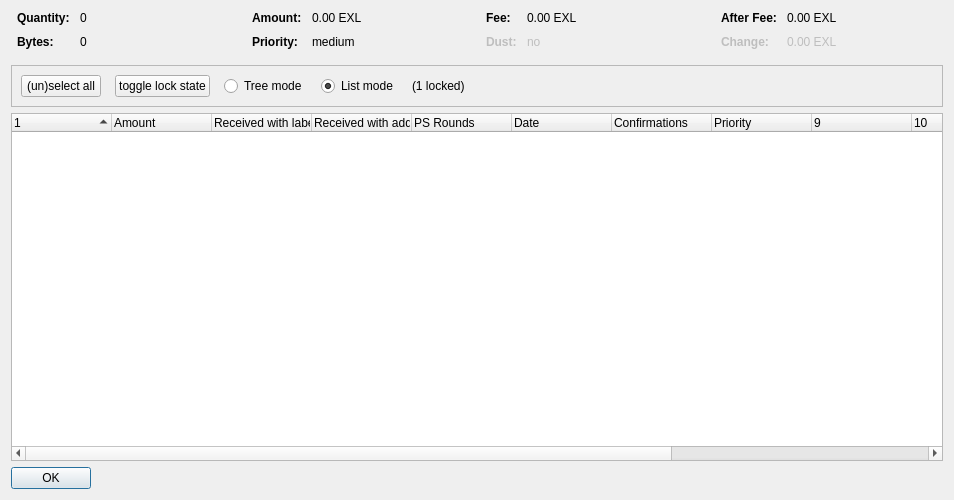
<?xml version="1.0" encoding="UTF-8"?>
<ui version="4.0">
 <class>CoinControlDialog</class>
 <widget class="QDialog" name="CoinControlDialog">
  <property name="geometry">
   <rect>
    <x>0</x>
    <y>0</y>
    <width>954</width>
    <height>500</height>
   </rect>
  </property>
  <property name="windowTitle">
   <string>Coin Selection</string>
  </property>
  <layout class="QVBoxLayout" name="verticalLayout">
   <item>
    <layout class="QHBoxLayout" name="horizontalLayoutTop" stretch="0,0,0,0">
     <property name="topMargin">
      <number>0</number>
     </property>
     <property name="bottomMargin">
      <number>10</number>
     </property>
     <item>
      <layout class="QFormLayout" name="formLayoutCoinControl1">
       <property name="horizontalSpacing">
        <number>10</number>
       </property>
       <property name="verticalSpacing">
        <number>10</number>
       </property>
       <property name="leftMargin">
        <number>6</number>
       </property>
       <property name="rightMargin">
        <number>6</number>
       </property>
       <item row="0" column="0">
        <widget class="QLabel" name="labelCoinControlQuantityText">
         <property name="font">
          <font>
           <weight>75</weight>
           <bold>true</bold>
          </font>
         </property>
         <property name="text">
          <string>Quantity:</string>
         </property>
        </widget>
       </item>
       <item row="0" column="1">
        <widget class="QLabel" name="labelCoinControlQuantity">
         <property name="cursor">
          <cursorShape>IBeamCursor</cursorShape>
         </property>
         <property name="contextMenuPolicy">
          <enum>Qt::ActionsContextMenu</enum>
         </property>
         <property name="text">
          <string notr="true">0</string>
         </property>
         <property name="textInteractionFlags">
          <set>Qt::LinksAccessibleByMouse|Qt::TextSelectableByKeyboard|Qt::TextSelectableByMouse</set>
         </property>
        </widget>
       </item>
       <item row="1" column="0">
        <widget class="QLabel" name="labelCoinControlBytesText">
         <property name="font">
          <font>
           <weight>75</weight>
           <bold>true</bold>
          </font>
         </property>
         <property name="text">
          <string>Bytes:</string>
         </property>
        </widget>
       </item>
       <item row="1" column="1">
        <widget class="QLabel" name="labelCoinControlBytes">
         <property name="cursor">
          <cursorShape>IBeamCursor</cursorShape>
         </property>
         <property name="contextMenuPolicy">
          <enum>Qt::ActionsContextMenu</enum>
         </property>
         <property name="text">
          <string notr="true">0</string>
         </property>
         <property name="textInteractionFlags">
          <set>Qt::LinksAccessibleByMouse|Qt::TextSelectableByKeyboard|Qt::TextSelectableByMouse</set>
         </property>
        </widget>
       </item>
      </layout>
     </item>
     <item>
      <layout class="QFormLayout" name="formLayoutCoinControl2">
       <property name="horizontalSpacing">
        <number>10</number>
       </property>
       <property name="verticalSpacing">
        <number>10</number>
       </property>
       <property name="leftMargin">
        <number>6</number>
       </property>
       <property name="rightMargin">
        <number>6</number>
       </property>
       <item row="0" column="0">
        <widget class="QLabel" name="labelCoinControlAmountText">
         <property name="font">
          <font>
           <weight>75</weight>
           <bold>true</bold>
          </font>
         </property>
         <property name="text">
          <string>Amount:</string>
         </property>
        </widget>
       </item>
       <item row="0" column="1">
        <widget class="QLabel" name="labelCoinControlAmount">
         <property name="cursor">
          <cursorShape>IBeamCursor</cursorShape>
         </property>
         <property name="contextMenuPolicy">
          <enum>Qt::ActionsContextMenu</enum>
         </property>
         <property name="text">
          <string notr="true">0.00 EXL</string>
         </property>
         <property name="textInteractionFlags">
          <set>Qt::LinksAccessibleByMouse|Qt::TextSelectableByKeyboard|Qt::TextSelectableByMouse</set>
         </property>
        </widget>
       </item>
       <item row="1" column="0">
        <widget class="QLabel" name="labelCoinControlPriorityText">
         <property name="font">
          <font>
           <weight>75</weight>
           <bold>true</bold>
          </font>
         </property>
         <property name="text">
          <string>Priority:</string>
         </property>
        </widget>
       </item>
       <item row="1" column="1">
        <widget class="QLabel" name="labelCoinControlPriority">
         <property name="cursor">
          <cursorShape>IBeamCursor</cursorShape>
         </property>
         <property name="contextMenuPolicy">
          <enum>Qt::ActionsContextMenu</enum>
         </property>
         <property name="text">
          <string>medium</string>
         </property>
         <property name="textInteractionFlags">
          <set>Qt::LinksAccessibleByMouse|Qt::TextSelectableByKeyboard|Qt::TextSelectableByMouse</set>
         </property>
        </widget>
       </item>
      </layout>
     </item>
     <item>
      <layout class="QFormLayout" name="formLayoutCoinControl3">
       <property name="horizontalSpacing">
        <number>10</number>
       </property>
       <property name="verticalSpacing">
        <number>10</number>
       </property>
       <property name="leftMargin">
        <number>6</number>
       </property>
       <property name="rightMargin">
        <number>6</number>
       </property>
       <item row="0" column="0">
        <widget class="QLabel" name="labelCoinControlFeeText">
         <property name="font">
          <font>
           <weight>75</weight>
           <bold>true</bold>
          </font>
         </property>
         <property name="text">
          <string>Fee:</string>
         </property>
        </widget>
       </item>
       <item row="0" column="1">
        <widget class="QLabel" name="labelCoinControlFee">
         <property name="cursor">
          <cursorShape>IBeamCursor</cursorShape>
         </property>
         <property name="contextMenuPolicy">
          <enum>Qt::ActionsContextMenu</enum>
         </property>
         <property name="text">
          <string notr="true">0.00 EXL</string>
         </property>
         <property name="textInteractionFlags">
          <set>Qt::LinksAccessibleByMouse|Qt::TextSelectableByKeyboard|Qt::TextSelectableByMouse</set>
         </property>
        </widget>
       </item>
       <item row="1" column="0">
        <widget class="QLabel" name="labelCoinControlLowOutputText">
         <property name="enabled">
          <bool>false</bool>
         </property>
         <property name="font">
          <font>
           <weight>75</weight>
           <bold>true</bold>
          </font>
         </property>
         <property name="text">
          <string>Dust:</string>
         </property>
        </widget>
       </item>
       <item row="1" column="1">
        <widget class="QLabel" name="labelCoinControlLowOutput">
         <property name="enabled">
          <bool>false</bool>
         </property>
         <property name="cursor">
          <cursorShape>IBeamCursor</cursorShape>
         </property>
         <property name="contextMenuPolicy">
          <enum>Qt::ActionsContextMenu</enum>
         </property>
         <property name="text">
          <string>no</string>
         </property>
         <property name="textInteractionFlags">
          <set>Qt::LinksAccessibleByMouse|Qt::TextSelectableByKeyboard|Qt::TextSelectableByMouse</set>
         </property>
        </widget>
       </item>
      </layout>
     </item>
     <item>
      <layout class="QFormLayout" name="formLayoutCoinControl4">
       <property name="horizontalSpacing">
        <number>10</number>
       </property>
       <property name="verticalSpacing">
        <number>10</number>
       </property>
       <property name="leftMargin">
        <number>6</number>
       </property>
       <property name="rightMargin">
        <number>6</number>
       </property>
       <item row="0" column="0">
        <widget class="QLabel" name="labelCoinControlAfterFeeText">
         <property name="font">
          <font>
           <weight>75</weight>
           <bold>true</bold>
          </font>
         </property>
         <property name="text">
          <string>After Fee:</string>
         </property>
        </widget>
       </item>
       <item row="0" column="1">
        <widget class="QLabel" name="labelCoinControlAfterFee">
         <property name="cursor">
          <cursorShape>IBeamCursor</cursorShape>
         </property>
         <property name="contextMenuPolicy">
          <enum>Qt::ActionsContextMenu</enum>
         </property>
         <property name="text">
          <string notr="true">0.00 EXL</string>
         </property>
         <property name="textInteractionFlags">
          <set>Qt::LinksAccessibleByMouse|Qt::TextSelectableByKeyboard|Qt::TextSelectableByMouse</set>
         </property>
        </widget>
       </item>
       <item row="1" column="0">
        <widget class="QLabel" name="labelCoinControlChangeText">
         <property name="enabled">
          <bool>false</bool>
         </property>
         <property name="font">
          <font>
           <weight>75</weight>
           <bold>true</bold>
          </font>
         </property>
         <property name="text">
          <string>Change:</string>
         </property>
        </widget>
       </item>
       <item row="1" column="1">
        <widget class="QLabel" name="labelCoinControlChange">
         <property name="enabled">
          <bool>false</bool>
         </property>
         <property name="cursor">
          <cursorShape>IBeamCursor</cursorShape>
         </property>
         <property name="contextMenuPolicy">
          <enum>Qt::ActionsContextMenu</enum>
         </property>
         <property name="text">
          <string notr="true">0.00 EXL</string>
         </property>
         <property name="textInteractionFlags">
          <set>Qt::LinksAccessibleByMouse|Qt::TextSelectableByKeyboard|Qt::TextSelectableByMouse</set>
         </property>
        </widget>
       </item>
      </layout>
     </item>
    </layout>
   </item>
   <item>
    <widget class="QFrame" name="frame">
     <property name="minimumSize">
      <size>
       <width>0</width>
       <height>40</height>
      </size>
     </property>
     <property name="frameShape">
      <enum>QFrame::StyledPanel</enum>
     </property>
     <property name="frameShadow">
      <enum>QFrame::Sunken</enum>
     </property>
     <layout class="QHBoxLayout" name="horizontalLayout">
      <item>
       <layout class="QHBoxLayout" name="horizontalLayoutPanel" stretch="0,0,0,0,0,0">
        <property name="spacing">
         <number>14</number>
        </property>
        <item>
         <widget class="QPushButton" name="pushButtonSelectAll">
          <property name="sizePolicy">
           <sizepolicy hsizetype="Maximum" vsizetype="Fixed">
            <horstretch>0</horstretch>
            <verstretch>0</verstretch>
           </sizepolicy>
          </property>
          <property name="text">
           <string>(un)select all</string>
          </property>
          <property name="autoDefault">
           <bool>false</bool>
          </property>
         </widget>
        </item>
        <item>
         <widget class="QPushButton" name="pushButtonToggleLock">
          <property name="sizePolicy">
           <sizepolicy hsizetype="Maximum" vsizetype="Fixed">
            <horstretch>0</horstretch>
            <verstretch>0</verstretch>
           </sizepolicy>
          </property>
          <property name="text">
           <string>toggle lock state</string>
          </property>
          <property name="autoDefault">
           <bool>false</bool>
          </property>
         </widget>
        </item>
        <item>
         <widget class="QRadioButton" name="radioTreeMode">
          <property name="sizePolicy">
           <sizepolicy hsizetype="Maximum" vsizetype="Fixed">
            <horstretch>0</horstretch>
            <verstretch>0</verstretch>
           </sizepolicy>
          </property>
          <property name="text">
           <string>Tree mode</string>
          </property>
         </widget>
        </item>
        <item>
         <widget class="QRadioButton" name="radioListMode">
          <property name="sizePolicy">
           <sizepolicy hsizetype="Maximum" vsizetype="Fixed">
            <horstretch>0</horstretch>
            <verstretch>0</verstretch>
           </sizepolicy>
          </property>
          <property name="text">
           <string>List mode</string>
          </property>
          <property name="checked">
           <bool>true</bool>
          </property>
         </widget>
        </item>
        <item>
         <widget class="QLabel" name="labelLocked">
          <property name="text">
           <string>(1 locked)</string>
          </property>
         </widget>
        </item>
        <item>
         <spacer name="horizontalSpacer">
          <property name="orientation">
           <enum>Qt::Horizontal</enum>
          </property>
          <property name="sizeHint" stdset="0">
           <size>
            <width>40</width>
            <height>20</height>
           </size>
          </property>
         </spacer>
        </item>
       </layout>
      </item>
     </layout>
    </widget>
   </item>
   <item>
    <widget class="CoinControlTreeWidget" name="treeWidget">
     <property name="contextMenuPolicy">
      <enum>Qt::CustomContextMenu</enum>
     </property>
     <property name="sortingEnabled">
      <bool>false</bool>
     </property>
     <property name="columnCount">
      <number>13</number>
     </property>
     <attribute name="headerShowSortIndicator" stdset="0">
      <bool>true</bool>
     </attribute>
     <attribute name="headerStretchLastSection">
      <bool>false</bool>
     </attribute>
     <column>
      <property name="text">
       <string/>
      </property>
     </column>
     <column>
      <property name="text">
       <string>Amount</string>
      </property>
     </column>
     <column>
      <property name="text">
       <string>Received with label</string>
      </property>
     </column>
     <column>
      <property name="text">
       <string>Received with address</string>
      </property>
     </column>
     <column>
      <property name="text">
       <string>PS Rounds</string>
      </property>
     </column>
     <column>
      <property name="text">
       <string>Date</string>
      </property>
     </column>
     <column>
      <property name="text">
       <string>Confirmations</string>
      </property>
      <property name="toolTip">
       <string>Confirmed</string>
      </property>
     </column>
     <column>
      <property name="text">
       <string>Priority</string>
      </property>
     </column>
     <column>
      <property name="text">
       <string/>
      </property>
     </column>
     <column>
      <property name="text">
       <string/>
      </property>
     </column>
     <column>
      <property name="text">
       <string/>
      </property>
     </column>
     <column>
      <property name="text">
       <string/>
      </property>
     </column>
     <column>
      <property name="text">
       <string/>
      </property>
     </column>
    </widget>
   </item>
   <item>
    <widget class="QDialogButtonBox" name="buttonBox">
     <property name="sizePolicy">
      <sizepolicy hsizetype="Maximum" vsizetype="Fixed">
       <horstretch>0</horstretch>
       <verstretch>0</verstretch>
      </sizepolicy>
     </property>
     <property name="orientation">
      <enum>Qt::Horizontal</enum>
     </property>
     <property name="standardButtons">
      <set>QDialogButtonBox::Ok</set>
     </property>
    </widget>
   </item>
  </layout>
 </widget>
 <customwidgets>
  <customwidget>
   <class>CoinControlTreeWidget</class>
   <extends>QTreeWidget</extends>
   <header>coincontroltreewidget.h</header>
  </customwidget>
 </customwidgets>
 <resources/>
 <connections/>
</ui>
